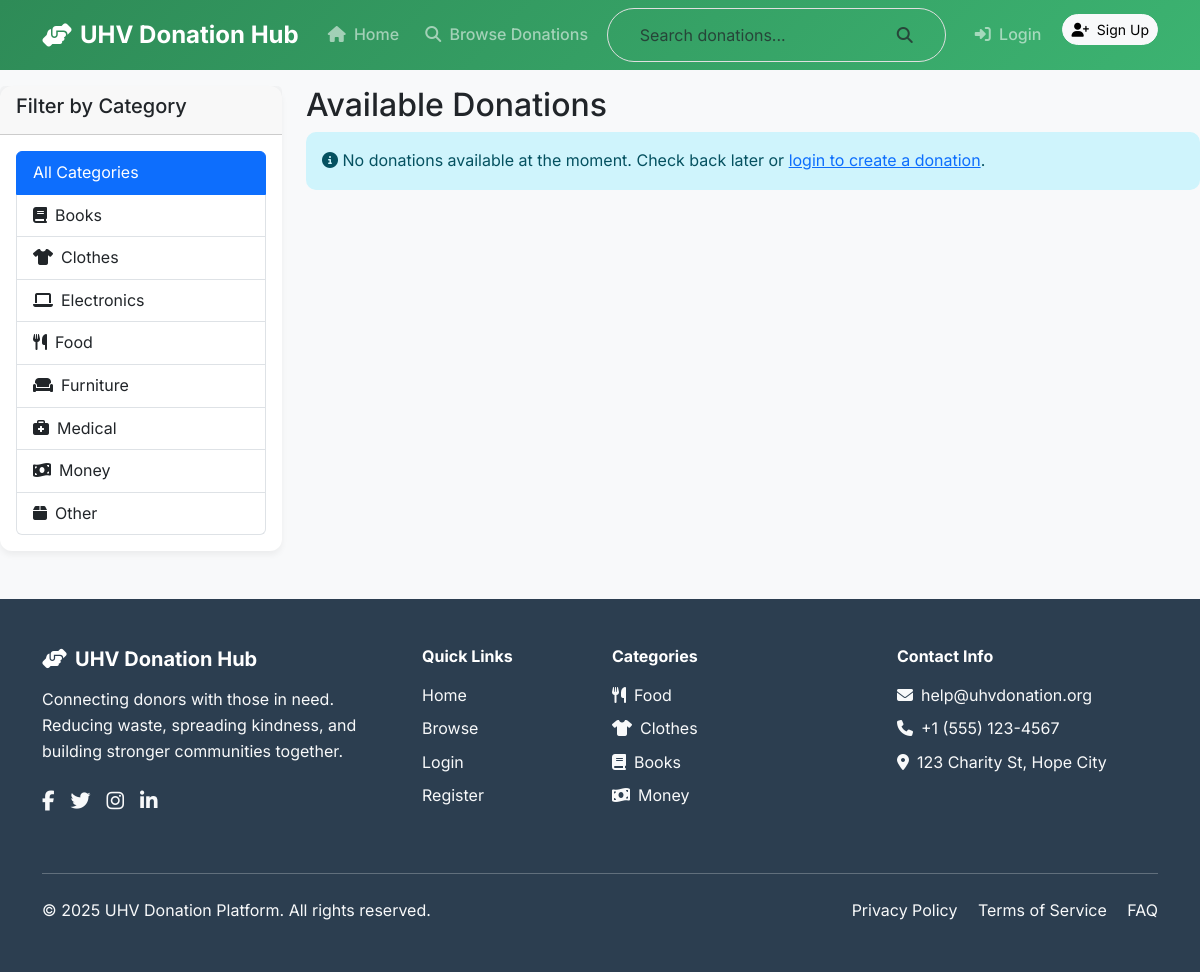
Page /donations/ on the committed database.
### donations/models.py (models this page shows, shortened)
class DonationCategory(models.Model):
    name = models.CharField(max_length=100, unique=True)
    description = models.TextField(blank=True)
    icon = models.CharField(max_length=50, default='fas fa-box')
    created_at = models.DateTimeField(auto_now_add=True)
    class Meta:
        verbose_name = "Donation Category"
        verbose_name_plural = "Donation Categories"
        ordering = ['name']

### donations/views.py (the view)
# urls.py: path('donations/', views.donation_list, name='donation_list'),
def donation_list(request):
    donations = Donation.objects.filter(
        status='available',
        pickup_deadline__gt=timezone.now()
    ).order_by('-created_at')
    category_id = request.GET.get('category')
    if category_id:
        donations = donations.filter(category_id=category_id)
    context = {
        'donations': donations,
        'categories': DonationCategory.objects.all(),
    }
    return render(request, 'donations/donation_list.html', context)

### templates/donations/donation_list.html
{% extends "base.html" %}
{% block content %}
<div class="row">
    <div class="col-md-3">
        <div class="card">
            <div class="card-header">
                <h5>Filter by Category</h5>
            </div>
            <div class="card-body">
                <div class="list-group">
                    <a href="{% url 'donation_list' %}" class="list-group-item list-group-item-action {% if not request.GET.category %}active{% endif %}">
                        All Categories
                    </a>
                    {% for category in categories %}
                    <a href="{% url 'donation_list' %}?category={{ category.id }}" class="list-group-item list-group-item-action {% if request.GET.category == category.id|stringformat:'i' %}active{% endif %}">
                        <i class="{{ category.icon }} me-2"></i>{{ category.name }}
                    </a>
                    {% endfor %}
                </div>
            </div>
        </div>
    </div>
    <div class="col-md-9">
        <h2>Available Donations</h2>
        {% if donations %}
        <div class="row">
            {% for donation in donations %}
            <div class="col-md-6 mb-4">
                <div class="card h-100">
                    {% if donation.image %}
                    <img src="{{ donation.image.url }}" class="card-img-top" alt="{{ donation.title }}" style="height: 200px; object-fit: cover;">
                    {% else %}
                    <div class="card-img-top bg-light d-flex align-items-center justify-content-center" style="height: 200px;">
                        <i class="{{ donation.category.icon }} fa-3x text-muted"></i>
                    </div>
                    {% endif %}
                    <div class="card-body">
                        <h5 class="card-title">{{ donation.title }}</h5>
                        <p class="card-text">{{ donation.description|truncatewords:15 }}</p>
                        <div class="mb-2">
                            <span class="badge bg-primary">{{ donation.category.name }}</span>
                            {% if donation.food_type %}
                            <span class="badge bg-info">{{ donation.get_food_type_display }}</span>
                            {% endif %}
                            <span class="badge bg-success">{{ donation.quantity }} available</span>
                        </div>
                        <p class="card-text">
                            <small class="text-muted">
                                <i class="fas fa-map-marker-alt"></i> {{ donation.pickup_address|truncatewords:5 }}
                            </small>
                        </p>
                        <p class="card-text">
                            <small class="text-muted">
                                <i class="fas fa-clock"></i> Pickup before: {{ donation.pickup_deadline|date:"M d, Y H:i" }}
                            </small>
                        </p>
                    </div>
                    <div class="card-footer">
                        <a href="{% url 'donation_detail' donation.pk %}" class="btn btn-primary btn-sm">View Details</a>
                        <small class="text-muted float-end">
                            By: {{ donation.donor.organization_name|default:donation.donor.user.username }}
                        </small>
                    </div>
                </div>
            </div>
            {% endfor %}
        </div>
        {% else %}
        <div class="alert alert-info">
            <i class="fas fa-info-circle"></i>
            No donations available at the moment. Check back later or
            {% if user.is_authenticated %}
            <a href="{% url 'create_donation' %}">create a donation</a>.
            {% else %}
            <a href="{% url 'login' %}">login to create a donation</a>.
            {% endif %}
        </div>
        {% endif %}
    </div>
</div>
{% endblock %}

### templates/base.html (style rules this page uses)
:root { --primary-color: #2E8B57; --secondary-color: #FF6B35; --accent-color: #4ECDC4; --dark-color: #2C3E50; --light-color: #F8F9FA; --success-color: #28a745; --warning-color: #ffc107; --danger-color: #dc3545; }
body { font-family: 'Inter', sans-serif; background-color: #f8f9fa; line-height: 1.6; }
.card { border-radius: 12px; box-shadow: 0 4px 6px rgba(0,0,0,0.05); border: none; }
.alert { border-radius: 10px; border: none; }

### rows in the picture
DonationCategory: name "Books"
DonationCategory: name "Clothes"
DonationCategory: name "Electronics"
DonationCategory: name "Food"
DonationCategory: name "Furniture"
DonationCategory: name "Medical"
DonationCategory: name "Money"
DonationCategory: name "Other"
